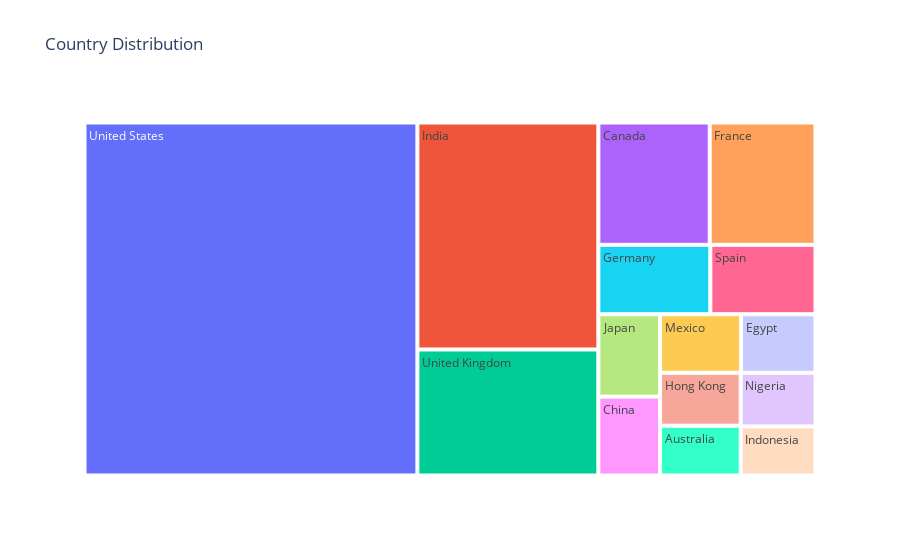

Notebook cell for this chart:
### Code cell
count = pd.DataFrame({
    'country': countries.index,
    'count': countries.values
})
count = count[~count['country'].isin(('', 'Unknown'))]
fig = px.treemap(count.head(15), 
                  path=['country'],  
                  values='count', 
                  title='Country Distribution')
fig.show()

### Figure 1 — Plotly figure (JSON) as saved in the notebook; plotly's stock layout.template omitted (floating-point values rounded to 4 significant figures)
{"data": [{"branchvalues": "total", "domain": {"x": [0, 1], "y": [0, 1]}, "hovertemplate": "labels=%{label}<br>count=%{value}<br>parent=%{parent}<br>id=%{id}<extra></extra>", "ids": ["Australia", "Canada", "China", "Egypt", "France", "Germany", "Hong Kong", "India", "Indonesia", "Japan", "Mexico", "Nigeria", "Spain", "United Kingdom", "United States"], "labels": ["Australia", "Canada", "China", "Egypt", "France", "Germany", "Hong Kong", "India", "Indonesia", "Japan", "Mexico", "Nigeria", "Spain", "United Kingdom", "United States"], "name": "", "parents": ["", "", "", "", "", "", "", "", "", "", "", "", "", "", ""], "type": "treemap", "values": [94, 319, 114, 102, 303, 182, 100, 962, 86, 119, 111, 94, 171, 534, 2752]}], "layout": {"autosize": true, "legend": {"tracegroupgap": 0}, "title": {"text": "Country Distribution"}}}
